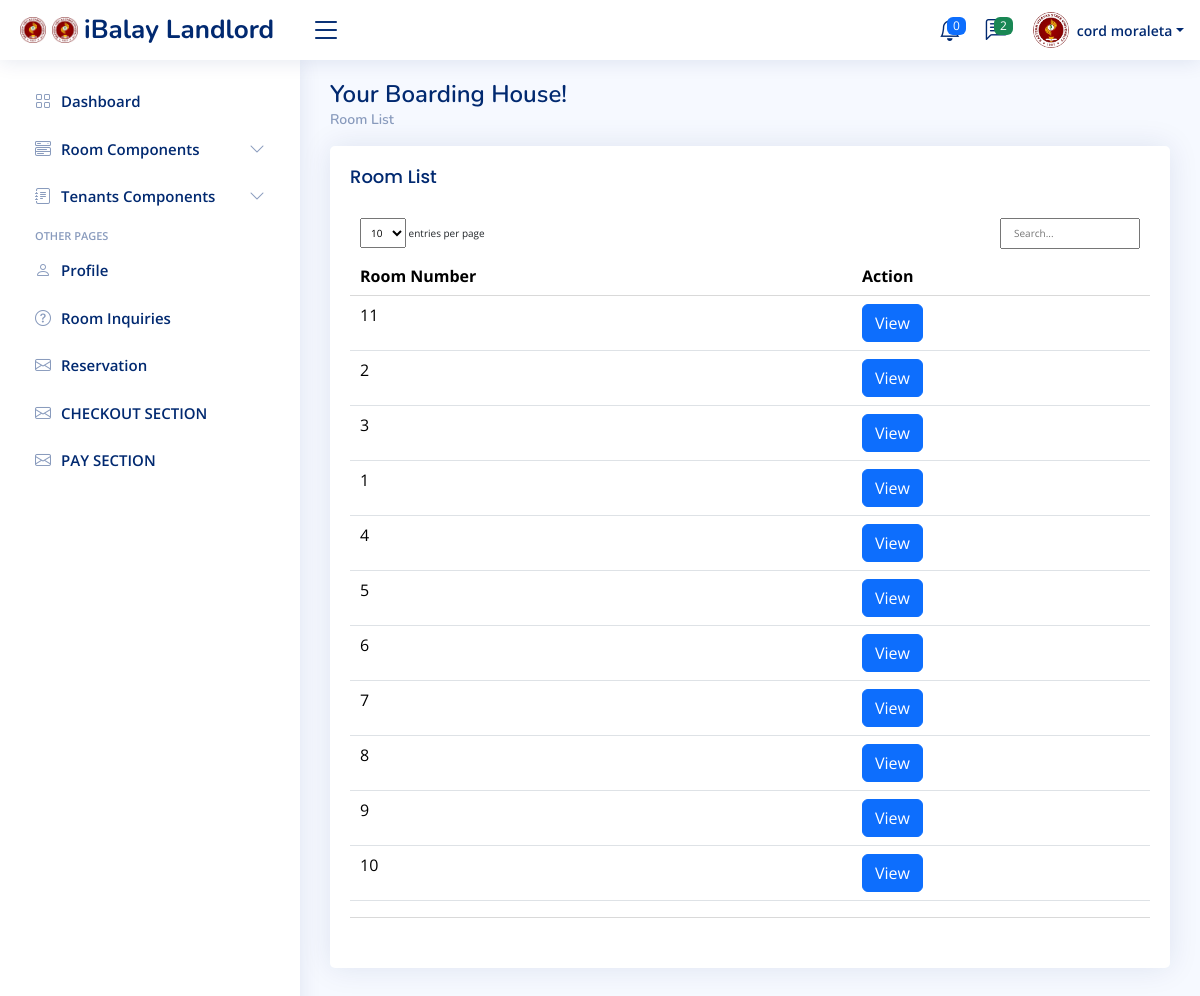
The page /landlord/room/show-room.php (signed in) on the database its author committed.
### tables this page shows
CREATE TABLE `landlord_acc` (
  `landlord_id` int(11) NOT NULL,
  `first_name` varchar(50) NOT NULL,
  `last_name` varchar(50) NOT NULL,
  `email` varchar(100) NOT NULL,
  `password` varchar(255) NOT NULL,
  `phone_number` varchar(15) DEFAULT NULL,
  `address` varchar(255) DEFAULT NULL
);

CREATE TABLE `room` (
  `room_id` bigint(20) UNSIGNED NOT NULL,
  `landlord_id` int(11) DEFAULT NULL,
  `room_number` int(11) DEFAULT NULL,
  `description` text DEFAULT NULL,
  `capacity` int(11) DEFAULT NULL,
  `room_price` decimal(10,2) DEFAULT NULL,
  `room_photo1` varchar(255) DEFAULT NULL,
  `room_photo2` varchar(255) DEFAULT NULL
);

### landlord/room/views/tasks/fetch-room-details.php (called while the page is built, shortened)
<?php
include('../../database/config.php');
$landlord_id = $_SESSION['landlord_id'];
$query = "SELECT room_id, room_number, description, capacity, room_price, room_photo1, room_photo2, landlord_id FROM room WHERE landlord_id = ?";
$stmt = $conn->prepare($query);
$stmt->bind_param("i", $landlord_id);
$rooms = [];
if ($stmt->execute()) {
    $result = $stmt->get_result();
    while ($row = $result->fetch_assoc()) {
        $rooms[] = $row;
    }
} else {
    echo "Error retrieving rooms: " . $stmt->error;
}
?>

### landlord/room/views/show-room.php (the view, shortened to what this page needs)
<?php
include('views/tasks/fetch-room-details.php');
?>
<main id="main" class="main">
        <div class="pagetitle">
            <h1>Your Boarding House!</h1>
            <nav>
                <ol class="breadcrumb">
                    <li class="breadcrumb-item"><a href="#">Room List</a></li>
                </ol>
            </nav>
        </div>
                <div class="card"  style="font-size: 10px;">
                    <div class="card-body">
                        <h5 class="card-title">Room List</h5>
                        <table class="table datatable">
                            <thead>
                                <tr>
                                    <th>Room Number</th>
                                    <th>Action</th>
                                </tr>
                            </thead>
                            <tbody>
                                <?php if (!empty($rooms)): ?>
                                    <?php foreach ($rooms as $room): ?>
                                        <tr>
                                            <td><?php echo htmlspecialchars($room['room_number']); ?></td>
                                            <td>
                                                <button class="btn btn-primary" data-bs-toggle="modal"
                                                        data-bs-target="#roomDetailsModal"
                                                        data-room-details='<?php echo json_encode($room); ?>'>
                                                    View
                                                </button>
                                            </td>
                                        </tr>
                                    <?php endforeach; ?>
                                <?php else: ?>
                                    <tr>
                                        <td colspan="2">No rooms available. Add some rooms!</td>
                                    </tr>
                                <?php endif; ?>
                            </tbody>
                        </table>
                    </div>
                </div>
</main>

### landlord/layouts/header.php (shortened to what this page needs)
<?php
$host = 'localhost';
$dbname = 'iBalay_System';
$username = 'root';
$password = '';
$conn = mysqli_connect($host, $username, $password, $dbname);
mysqli_set_charset($conn, 'utf8');
$landlord_id = $_SESSION['landlord_id'];
$sql = "SELECT * FROM landlord_acc WHERE landlord_id = $landlord_id";
$result = mysqli_query($conn, $sql);
if (mysqli_num_rows($result) > 0) {
    $landlord_info = mysqli_fetch_assoc($result);
} else {
    $landlord_info = array();
}
$notifications_sql = "
    SELECT rr.reserved_id, rr.room_id, rr.TenantID, rr.declined, t.FirstName
    FROM reserved_room rr
    INNER JOIN room r ON rr.room_id = r.room_id
    INNER JOIN tenant t ON rr.TenantID = t.TenantID
    WHERE rr.declined = 0 AND r.landlord_id = $landlord_id
";
$notifications_result = mysqli_query($conn, $notifications_sql);
$notifications = mysqli_fetch_all($notifications_result, MYSQLI_ASSOC);
$notification_count = count($notifications);
$messages_sql = "
    SELECT i.inquiry_id, i.room_id, i.tenant_id, i.message, i.sent_by, i.timestamp, t.FirstName, t.LastName
    FROM inquiry i
    INNER JOIN tenant t ON i.tenant_id = t.TenantID
    WHERE i.landlord_id = $landlord_id
    ORDER BY i.timestamp DESC
    LIMIT 3
";
$messages_result = mysqli_query($conn, $messages_sql);
$messages = mysqli_fetch_all($messages_result, MYSQLI_ASSOC);
$message_count = count($messages);
?>
<head>
</head>
<header id="header" class="header fixed-top d-flex align-items-center">
    <div class="d-flex align-items-center justify-content-between">
        <a href="#" class="logo d-flex align-items-center">
            <img src="../../assets/img/evsufav.png" alt="">
            <img src=".././assets/img/evsufav.png" alt="">
            <span class="d-none d-lg-block">iBalay Landlord</span>
        </a>
        <i class="bi bi-list toggle-sidebar-btn"></i>
    </div>
    <nav class="header-nav ms-auto">
        <ul class="d-flex align-items-center">
            <li class="nav-item dropdown">
                <a class="nav-link nav-icon" href="#" data-bs-toggle="dropdown">
                    <span class="badge bg-primary badge-number"><?php echo $notification_count; ?></span>
                </a>
            </li>
            <li class="nav-item dropdown">
                <a class="nav-link nav-icon" href="#" data-bs-toggle="dropdown">
                    <span class="badge bg-success badge-number"><?php echo $message_count; ?></span>
                </a>
            </li>
            <li class="nav-item dropdown pe-3">
                <a class="nav-link nav-profile d-flex align-items-center pe-0" href="#" data-bs-toggle="dropdown">
                    <img src="../../assets/img/evsufav.png" alt="Profile" class="rounded-circle">
                    <span class="d-none d-md-block dropdown-toggle ps-2"><?php echo $landlord_info['first_name'] . ' ' . $landlord_info['last_name']; ?></span>
                </a>
            </li>
        </ul>
    </nav>
</header>

### assets/css/style.css (style rules this page uses)
:root { scroll-behavior: smooth; }
body { font-family: "Open Sans", sans-serif; background: #f6f9ff; color: #444444; }
a { color: #4154f1; text-decoration: none; }
h1, h2, h3, h4, h5, h6 { font-family: "Nunito", sans-serif; }
#main { margin-top: 60px; padding: 20px 30px; transition: all 0.3s; }
.pagetitle { margin-bottom: 10px; }
.pagetitle h1 { font-size: 24px; margin-bottom: 0; font-weight: 600; color: #012970; }
.card { margin-bottom: 30px; border: none; border-radius: 5px; box-shadow: 0px 0 30px rgba(1, 41, 112, 0.1); }
.card-title { padding: 20px 0 15px 0; font-size: 18px; font-weight: 500; color: #012970; font-family: "Poppins", sans-serif; }
.card-body { padding: 0 20px 20px 20px; }
.breadcrumb { font-size: 14px; font-family: "Nunito", sans-serif; color: #899bbd; font-weight: 600; }
.breadcrumb a { color: #899bbd; transition: 0.3s; }
.breadcrumb .breadcrumb-item::before { color: #899bbd; }
.logo { line-height: 1; }
@media (min-width: 1200px) { .logo { width: 280px; } }
.logo img { max-height: 26px; margin-right: 6px; }
.logo span { font-size: 26px; font-weight: 700; color: #012970; font-family: "Nunito", sans-serif; }
.header { transition: all 0.5s; z-index: 997; height: 60px; box-shadow: 0px 2px 20px rgba(1, 41, 112, 0.1); background-color: #fff; padding-left: 20px; }
.header .toggle-sidebar-btn { font-size: 32px; padding-left: 10px; cursor: pointer; color: #012970; }
.header-nav ul { list-style: none; }
.header-nav>ul { margin: 0; padding: 0; }
.header-nav .nav-icon { font-size: 22px; color: #012970; margin-right: 25px; position: relative; }
.header-nav .nav-profile { color: #012970; }
.header-nav .nav-profile img { max-height: 36px; }
.header-nav .nav-profile span { font-size: 14px; font-weight: 600; }
.header-nav .badge-number { position: absolute; inset: -2px -5px auto auto; font-weight: normal; font-size: 12px; padding: 3px 6px; }
@media (min-width: 1200px) { #main, #footer { margin-left: 300px; } }

### rows shown on the page
landlord_acc: first_name "cord", last_name "moraleta"
room: room_number "11"
room: room_number "2"
room: room_number "3"
room: room_number "1"
room: room_number "4"
room: room_number "5"
room: room_number "6"
room: room_number "7"
room: room_number "8"
room: room_number "9"
room: room_number "10"

### other values the page prints
$notification_count "0"
$message_count "2"
